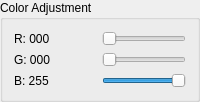
               <widget class="QGroupBox" name="groupBox">
                <property name="font">
                 <font>
                  <bold>false</bold>
                 </font>
                </property>
                <property name="title">
                 <string>Color Adjustment</string>
                </property>
                <layout class="QVBoxLayout" name="verticalLayout_18">
                 <item>
                  <layout class="QHBoxLayout" name="horizontalLayout_9">
                   <item>
                    <widget class="QLabel" name="RLabel">
                     <property name="font">
                      <font>
                       <bold>false</bold>
                      </font>
                     </property>
                     <property name="text">
                      <string notr="true">R: 000</string>
                     </property>
                    </widget>
                   </item>
                   <item>
                    <widget class="QSlider" name="RSlider">
                     <property name="sizePolicy">
                      <sizepolicy hsizetype="Preferred" vsizetype="Fixed">
                       <horstretch>0</horstretch>
                       <verstretch>0</verstretch>
                      </sizepolicy>
                     </property>
                     <property name="maximum">
                      <number>255</number>
                     </property>
                     <property name="orientation">
                      <enum>Qt::Orientation::Horizontal</enum>
                     </property>
                    </widget>
                   </item>
                  </layout>
                 </item>
                 <item>
                  <layout class="QHBoxLayout" name="horizontalLayout_10">
                   <item>
                    <widget class="QLabel" name="GLabel">
                     <property name="font">
                      <font>
                       <bold>false</bold>
                      </font>
                     </property>
                     <property name="text">
                      <string notr="true">G: 000</string>
                     </property>
                    </widget>
                   </item>
                   <item>
                    <widget class="QSlider" name="GSlider">
                     <property name="sizePolicy">
                      <sizepolicy hsizetype="Preferred" vsizetype="Fixed">
                       <horstretch>0</horstretch>
                       <verstretch>0</verstretch>
                      </sizepolicy>
                     </property>
                     <property name="maximum">
                      <number>255</number>
                     </property>
                     <property name="orientation">
                      <enum>Qt::Orientation::Horizontal</enum>
                     </property>
                    </widget>
                   </item>
                  </layout>
                 </item>
                 <item>
                  <layout class="QHBoxLayout" name="horizontalLayout_11">
                   <item>
                    <widget class="QLabel" name="BLabel">
                     <property name="font">
                      <font>
                       <bold>false</bold>
                      </font>
                     </property>
                     <property name="text">
                      <string notr="true">B: 255</string>
                     </property>
                    </widget>
                   </item>
                   <item>
                    <widget class="QSlider" name="BSlider">
                     <property name="sizePolicy">
                      <sizepolicy hsizetype="Preferred" vsizetype="Fixed">
                       <horstretch>0</horstretch>
                       <verstretch>0</verstretch>
                      </sizepolicy>
                     </property>
                     <property name="maximum">
                      <number>255</number>
                     </property>
                     <property name="value">
                      <number>255</number>
                     </property>
                     <property name="orientation">
                      <enum>Qt::Orientation::Horizontal</enum>
                     </property>
                    </widget>
                   </item>
                  </layout>
                 </item>
                </layout>
               </widget>
